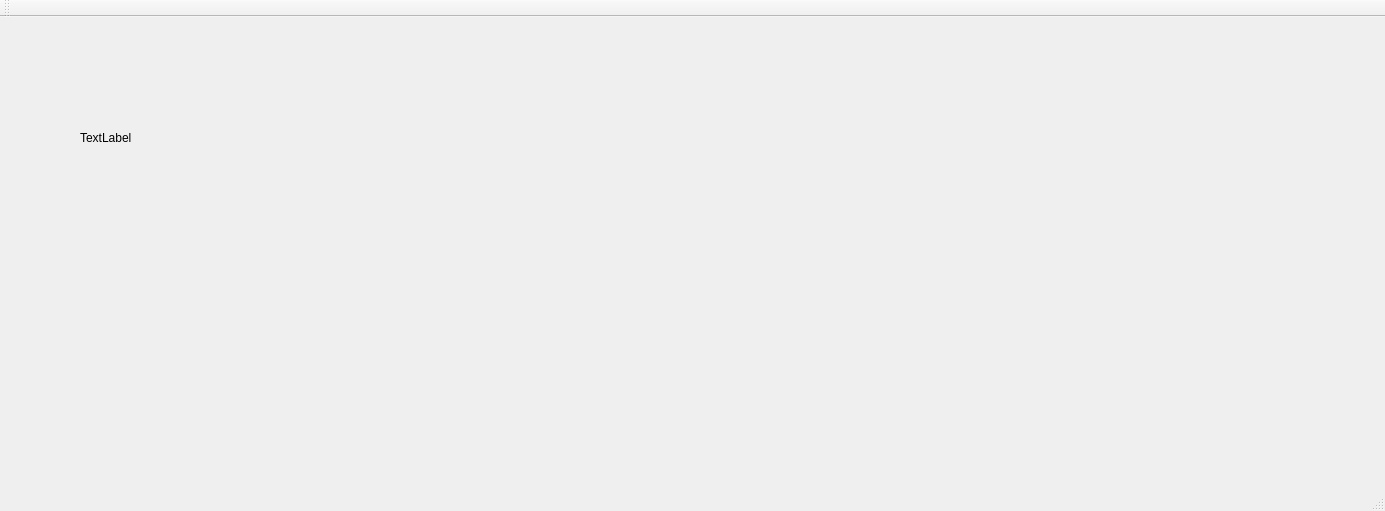
<?xml version="1.0" encoding="UTF-8"?>
<ui version="4.0">
 <class>MainWindow</class>
 <widget class="QMainWindow" name="MainWindow">
  <property name="geometry">
   <rect>
    <x>0</x>
    <y>0</y>
    <width>1385</width>
    <height>511</height>
   </rect>
  </property>
  <property name="windowTitle">
   <string>MainWindow</string>
  </property>
  <widget class="QWidget" name="centralWidget">
   <widget class="QLabel" name="label">
    <property name="geometry">
     <rect>
      <x>80</x>
      <y>90</y>
      <width>1291</width>
      <height>61</height>
     </rect>
    </property>
    <property name="text">
     <string>TextLabel</string>
    </property>
   </widget>
  </widget>
  <widget class="QMenuBar" name="menuBar">
   <property name="geometry">
    <rect>
     <x>0</x>
     <y>0</y>
     <width>1385</width>
     <height>22</height>
    </rect>
   </property>
  </widget>
  <widget class="QToolBar" name="mainToolBar">
   <attribute name="toolBarArea">
    <enum>TopToolBarArea</enum>
   </attribute>
   <attribute name="toolBarBreak">
    <bool>false</bool>
   </attribute>
  </widget>
  <widget class="QStatusBar" name="statusBar"/>
 </widget>
 <layoutdefault spacing="6" margin="11"/>
 <resources/>
 <connections/>
</ui>
